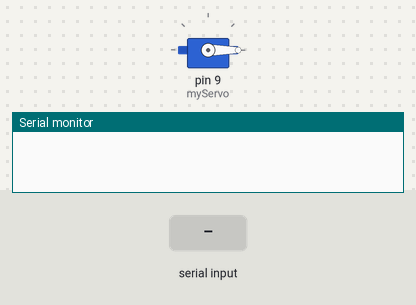
The sketch below on a simulated Arduino Uno, built with avr-gcc and run on an emulated ATmega328P. Shown: servo, the last lines printed to the serial monitor. The inputs (shaded band) are chosen by the test bench.

Above: at 1.2 s.
1.3 s: "90,45\n" received over Serial
At 1.8 s:
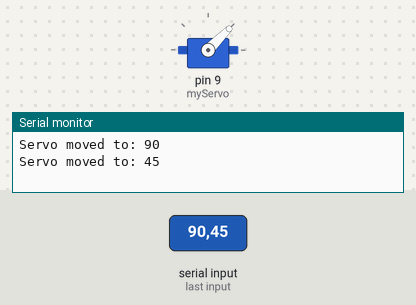
2.8 s: "30,150\n" received over Serial
At 4.0 s:
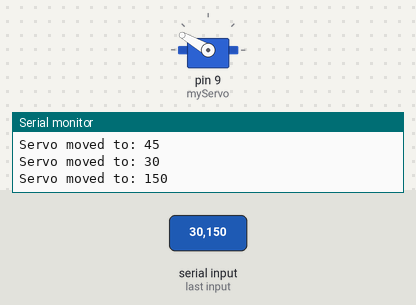
4.3 s: "90\n" received over Serial
At 5.2 s:
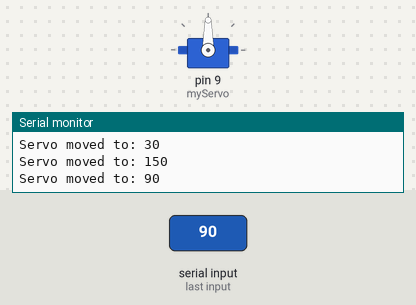
Timing chart, 0 to 7.3 s (numbered marks = the images above; inputs shaded):
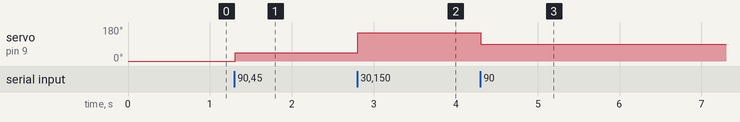

Measured:
- after the input at 1.3 s, servo on pin 9 (myServo): 0° → 45° at once
- after the input at 2.8 s, servo on pin 9 (myServo): 45° → 150° at once
- after the input at 4.3 s, servo on pin 9 (myServo): 150° → 90° at once

The sketch:

R31._User_Input-Controlled_Servo_Motor.ino
```cpp
/*
Components Used:
- Arduino Board
- Sensor Shield
- Servo Motor
- Jumper Wires
*/

#include <Servo.h> // Include Servo library

Servo myServo; // Create a Servo object to control the servo motor

void setup() {
  myServo.attach(9);  // Attach the servo to pin 9 on the sensor shield
  myServo.write(0);   // Set initial position to 0 degrees
  Serial.begin(9600); // Start serial communication at 9600 baud rate
}

void loop() {
  // Check if data is available in the Serial buffer
  if (Serial.available() > 0) {
    int angle = Serial.parseInt();  // Read the received angle from Serial input

    // Check if the received angle is within the valid range (0 to 180 degrees)
    if (angle >= 0 && angle <= 180) {
      myServo.write(angle); // Move servo to the specified angle
      Serial.print("Servo moved to: ");
      Serial.println(angle); // Print the new angle to the Serial Monitor
    } else {
      Serial.println("Invalid angle! Enter a value between 0 and 180.");
    }

    // Clear any leftover characters in the Serial buffer to avoid unwanted reads
    Serial.read();
  }
}
```
